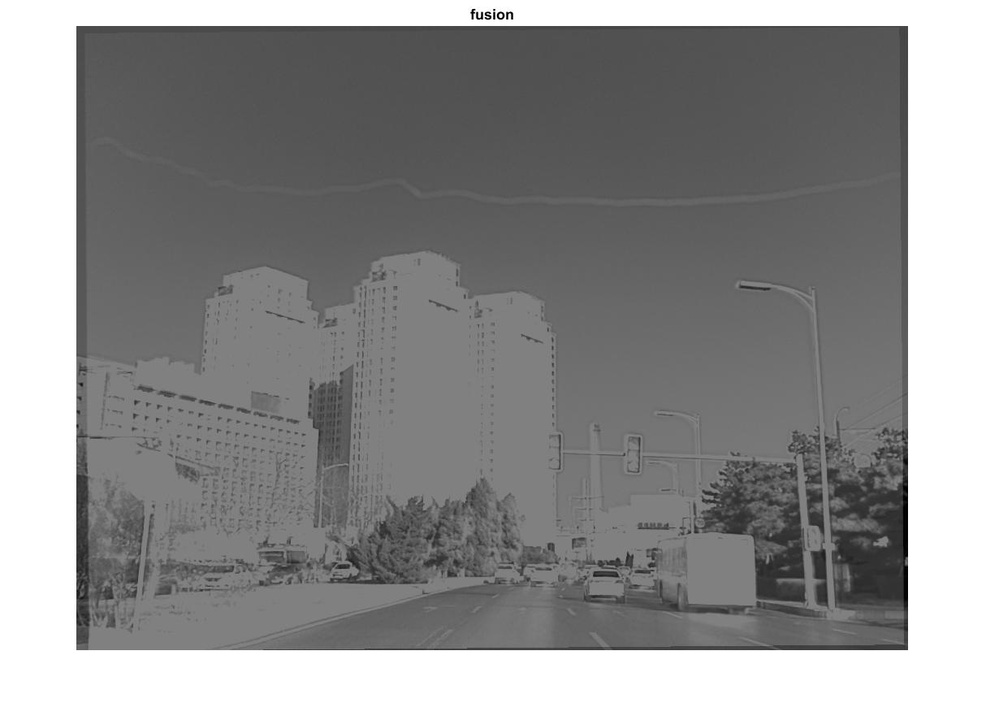
%> input picture fusion.jpg, 986 x 716 px, shrunk from 1214 x 881 before the run
$ octave --eval "result = imcurlFr(imread('fusion.jpg'));"   (GNU Octave 9; MATLAB toolbox functions it lacks are replaced by stand-ins)
%> lines starting %> are read from the running program, lines starting %| are printed output that depends on the picture
function [Ixx, Iyy, Ixy, Iyx , C, D] = imcurlFr( image)

G = rescale(double(im2gray(image)));
Fh = [-1 0 1];
Fv = [-1 0 1]';

Ipad = padarray(G,[2 2],0,"post"); % zero padding
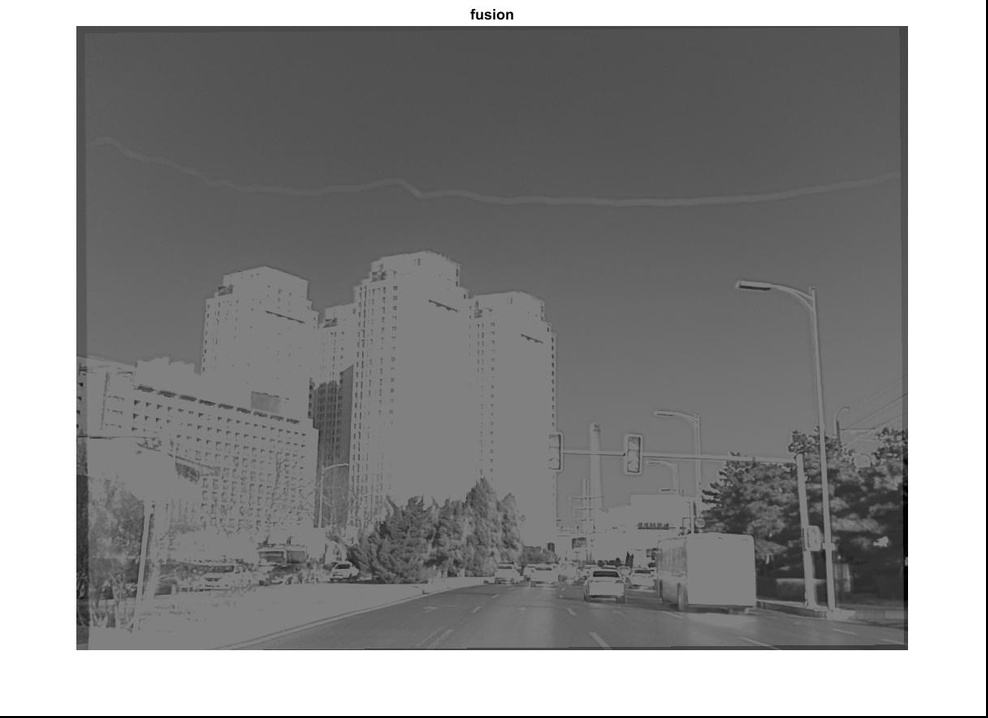
%> Ipad: size 718x988 double; min 0, max 1, mean 0.556
Fpadh = padarray(Fh,[size(G,1)+1 size(G,2)-1],0,"post");
Fpadv = padarray(Fv,[size(G,1)-1 size(G,2)+1],0,"post");% zero padding
size(Ipad)
%> ans = [718 988]
size(Fpadh)
%> ans = [718 988]
Ifr = fft2(Ipad);
Ffrh = fft2(Fpadh);
Ffrv = fft2(Fpadv);

Ixfr = Ifr .* Ffrh;
Iyfr = Ifr .* Ffrv;
Ixx = ifft2(Ixfr .* Ffrh);
Iyy = ifft2(Iyfr .* Ffrv);
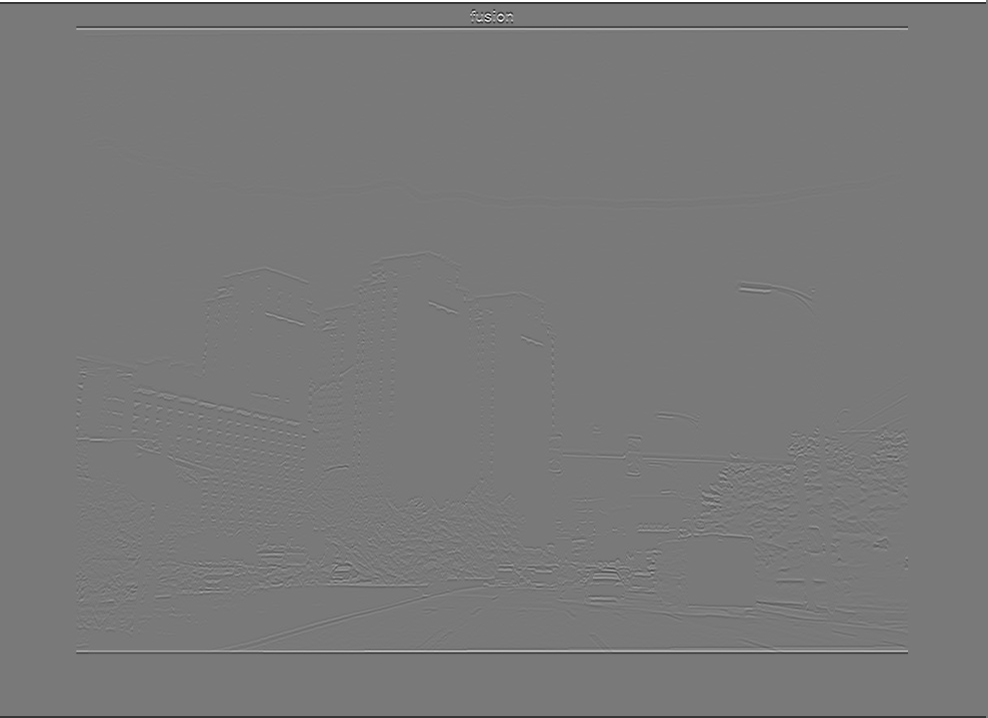
%> Iyy: size 718x988 double; min -1.82, max 2, mean 3.21e-19; drawn with min black and max white
Ixy = ifft2(Ixfr .* Ffrv);
Iyx = ifft2(Iyfr .* Ffrh);

%Opad = ifft2(Offt);
%O = Opad(2:end-1,2:end-1);
% store the values in our output variables, for clarity

D = abs(Ixx + Iyy);
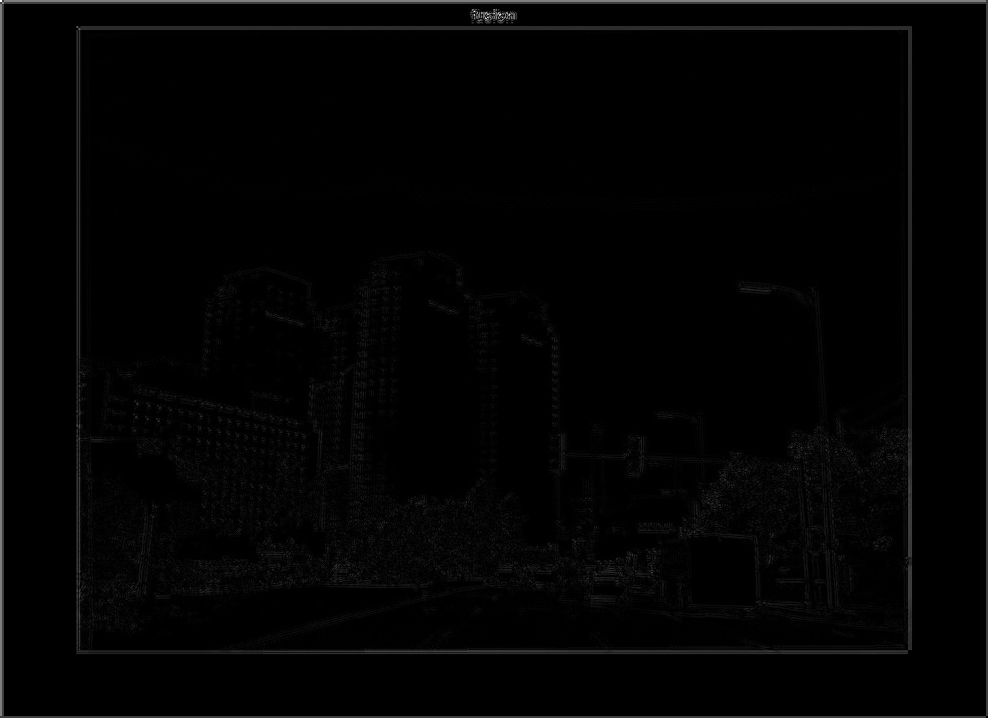
%> D: size 718x988 double; min 0, max 4, mean 0.054; drawn with min black and max white
C = abs(Ixy-Iyx);
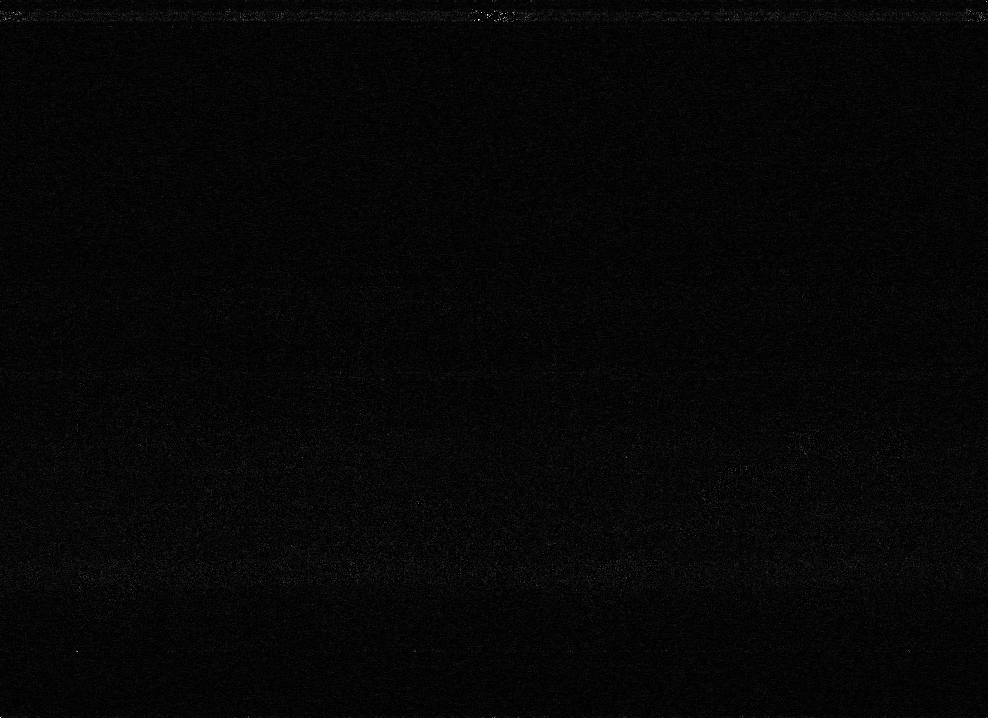
%> C: size 718x988 double; min 0, max 3.33e-16, mean 8.61e-18; drawn with min black and max white
C = C(2:end-1,2:end-1);
%> C: size 716x986 double
D = D(2:end-1,2:end-1);
%> D: size 716x986 double


figure, imshow(Ixx),colormap('Turbo'),title('Ixx');
figure, imshow(Iyy),colormap('Turbo'),title('Iyy');
figure, imshow(Ixy),colormap('Turbo'),title('Ixy');
figure, imshow(Iyx),colormap('Turbo'),title('Iyx');
figure, imshow(C),colormap('Turbo'),title('C');
%> after `title('C')`:
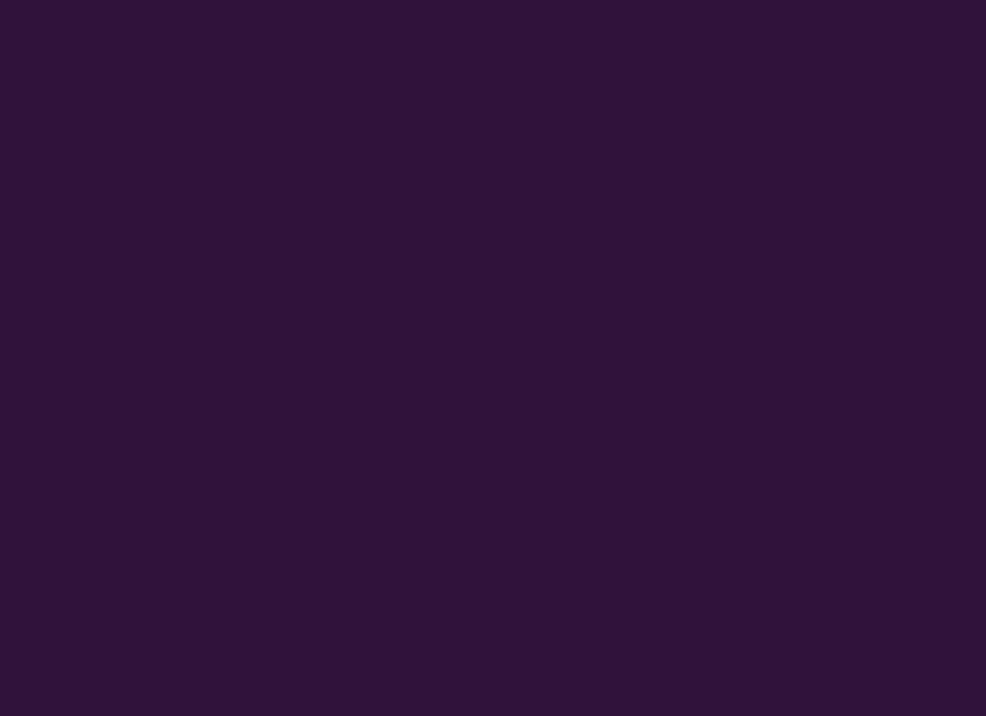
%> displayed picture: size 716x986x3, on the screen's scale of 0 to 255; mean R, G, B 48, 18, 59
figure, imshow(D),colormap('Turbo'),title('D');
%> `result = imcurlFr(imread('fusion.jpg'));`:
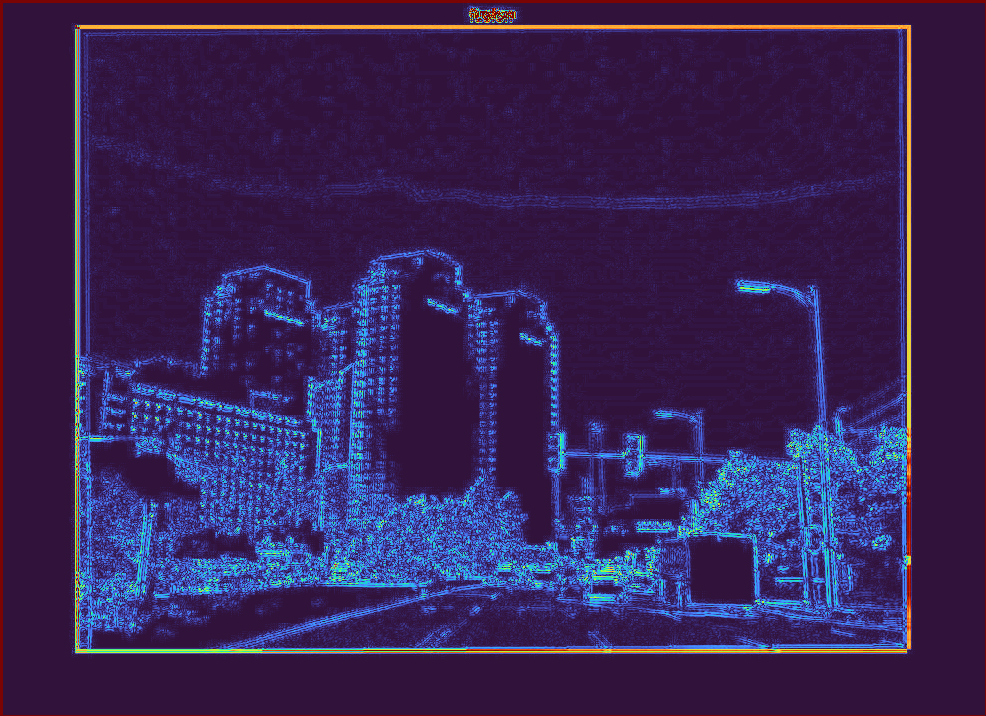
%> displayed picture: size 716x986x3, on the screen's scale of 0 to 255; mean R, G, B 55.2, 36.7, 86.8
end

$ run again, on LTFC2201.png
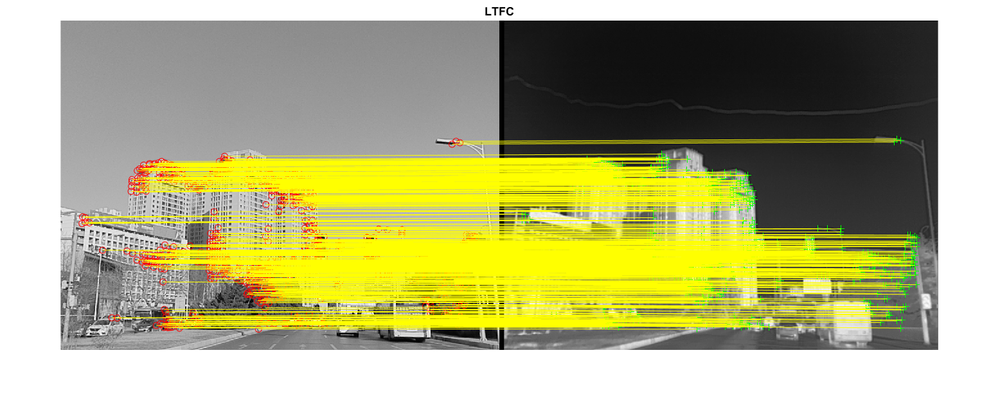
%> input picture LTFC2201.png, 1000 x 402 px, shrunk from 1556 x 625 before the run
%> in imcurlFr, `D = D(2:end-1,2:end-1);`:
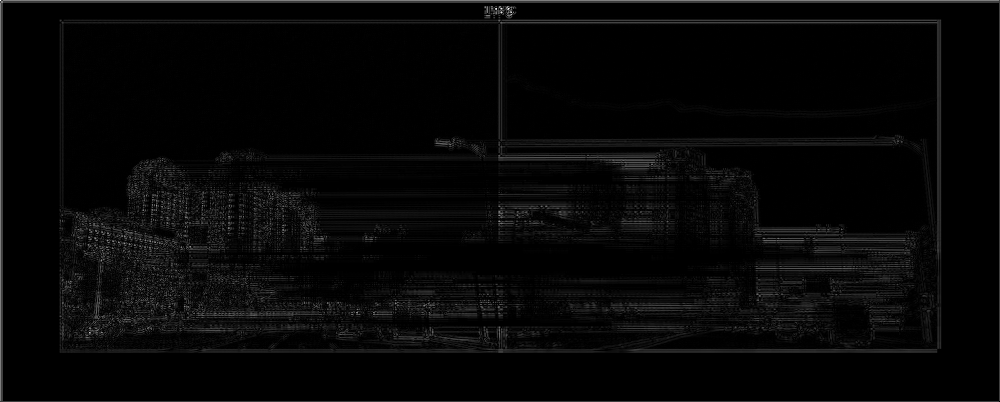
%> D: size 402x1000 double; min 0, max 4, mean 0.115; drawn with min black and max white
%> `result = imcurlFr(imread('fusion.jpg'));`:
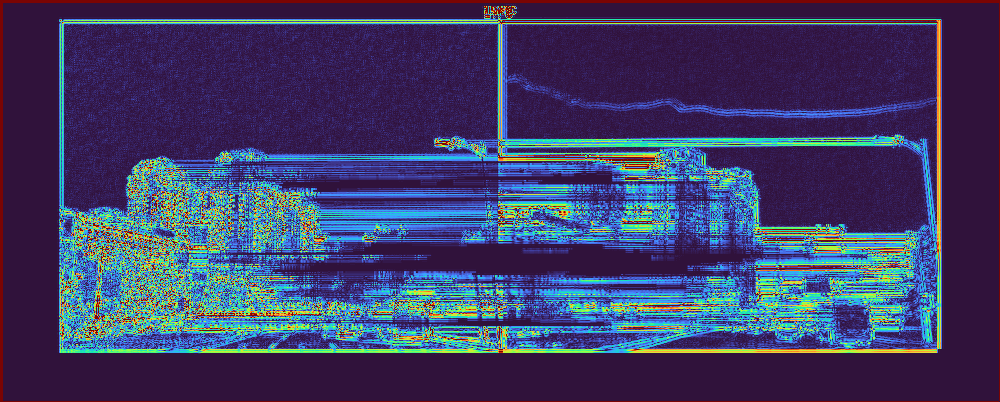
%> displayed picture: size 402x1000x3, on the screen's scale of 0 to 255; mean R, G, B 62.9, 61.9, 102.2
